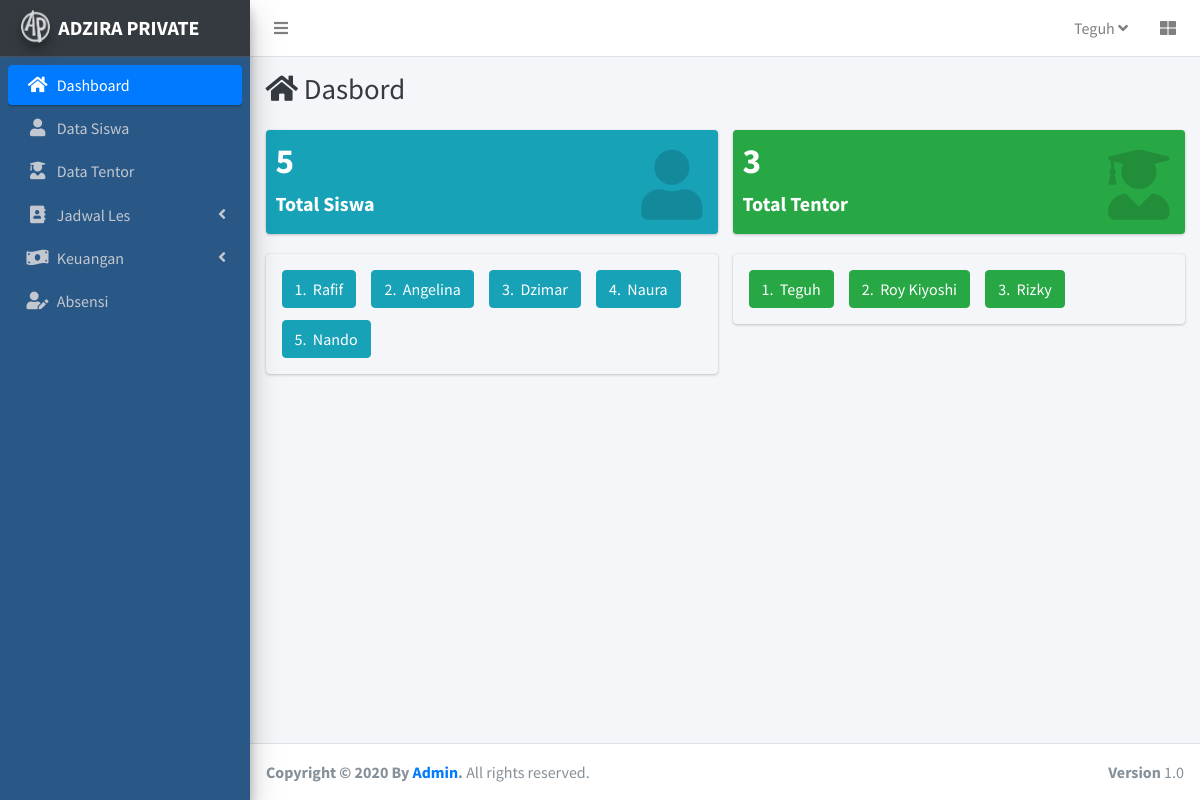
Page /index.php/c_home on the committed database.
### tables this page shows
CREATE TABLE `siswa` (
  `id_siswa` int(11) NOT NULL,
  `nama` varchar(50) NOT NULL,
  `alamat` varchar(255) NOT NULL,
  `kelas` int(3) NOT NULL,
  `tgl_lahir` date NOT NULL,
  `nama_ortu` varchar(50) NOT NULL,
  `tlp_ortu` varchar(12) NOT NULL,
  `image` varchar(50) DEFAULT NULL
);

CREATE TABLE `tentor` (
  `id_tentor` int(11) NOT NULL,
  `nama` varchar(50) NOT NULL,
  `alamat` varchar(255) NOT NULL,
  `no_tlp` varchar(13) NOT NULL,
  `bidang_keahlian` varchar(50) DEFAULT NULL,
  `sekolah` varchar(50) DEFAULT NULL,
  `jurusan` varchar(50) DEFAULT NULL,
  `semester` int(11) DEFAULT NULL,
  `image` varchar(50) DEFAULT NULL
);

### application/controllers/C_Home.php (called while the page is built, shortened)
<?php
class C_Home extends CI_Controller{
    public function __construct()
    {
        $this->load->model('Siswa_model');
        $this->load->model('Tentor_model');
    }
    public function index()
    {
        $data['judul'] = 'Dashboard';
        $data['aktifdashboard'] = 'active';
        $data['aktifsiswa'] = '';
        $data['aktiftentor'] = '';
        $data['aktifjadwal'] = '';
        $data['aktifabsensi'] = '';
        $data['aktifkeuangan'] = '';
        $data['siswa'] = $this->Siswa_model->getAllSiswa();
        $data['tentor'] = $this->Tentor_model->getAllTentor();
        $data['user'] = $this->db->get_where('admin')->row_array();
        $data['jumlahsiswa'] = $this->Siswa_model->getTotalSiswa();
        $data['jumlahtentor'] = $this->Tentor_model->getTotalTentor();
        $this->load->view('template/header',$data);
        $this->load->view('home/index',$data);
        $this->load->view('template/footer');
    }
}

### index.php (called while the page is built, shortened)
<?php
require_once BASEPATH.'core/CodeIgniter.php';

### application/models/Siswa_model.php (called while the page is built, shortened)
<?php
class Siswa_model extends CI_model{
    public function getAllSiswa()
    {
       return  $this->db->get('siswa')->result_array();
    }
}

### application/models/Tentor_model.php (called while the page is built, shortened)
<?php
class Tentor_model extends CI_model{
    public function getAllTentor()
    {
        return $this->db->get('tentor')->result_array();
    }
}

### application/views/home/index.php (the view)
<div class="content-wrapper">
  <div class="content-header">
    <div class="container-fluid">
      <div class="row mb-2">
        <div class="col-sm-6">
          <h1 class="m-0 text-dark"><i class="fas fa-home"></i>&nbsp;Dasbord</h1>
        </div>
      </div>
    </div>
  </div>
  <section class="content">
    <div class="container-fluid">
      <div class="row">
        <div class="col-lg-6 col-6">
          <div class="small-box bg-info">
            <div class="inner">
              <h3><?= $jumlahsiswa;?></h3>
              <h5 class="text-bold">Total Siswa</h5>
            </div>
            <div class="icon">
              <i class="fas fa-user"></i>
            </div>
          </div>
          <div class="small-box">
            <div class="inner">
                <?php $angka=1; foreach($siswa as $siswa) : ?>
                  <a href="<?=base_url();?>c_siswa/detail/<?= $siswa['id_siswa'];?>" class="btn btn-info" style="margin: 6px;">
                    <?= $angka++.".";?>&nbsp;&nbsp;<?= $siswa['nama'];?>
                  </a>
                <?php endforeach;?>
                    </div>
            </div>
        </div>
        <div class="col-lg-6 col-6">
          <div class="small-box bg-success">
            <div class="inner">
              <h3><?= $jumlahtentor;?></h3>
              <h5 class="text-bold">Total Tentor</h5>
            </div>
            <div class="icon">
              <i class="fas fa-user-graduate"></i>
            </div>
          </div>
          <div class="small-box">
            <div class="inner">
                <?php $angka=1; foreach($tentor as $tentor) : ?>
                  <a href="<?=base_url();?>c_tentor/detail/<?= $tentor['id_tentor'];?>" class="btn btn-success" style="margin: 6px;">
                    <?= $angka++.".";?>&nbsp;&nbsp;<?= $tentor['nama'];?>
                  </a>
                <?php endforeach;?>
            </div>
          </div>
        </div>
      </div>
    </div>
  </section>
</div>

### application/views/template/header.php (shortened to what this page needs)
<!DOCTYPE html>
<html>
<head>
  <link rel="stylesheet" href="<?= base_url();?>assetAdmin/plugins/fontawesome-free/css/all.min.css">
  <link rel="stylesheet" href="https://code.ionicframework.com/ionicons/2.0.1/css/ionicons.min.css">
  <link rel="stylesheet" href="<?= base_url();?>assetAdmin/plugins/tempusdominus-bootstrap-4/css/tempusdominus-bootstrap-4.min.css">
  <link rel="stylesheet" href="<?= base_url();?>assetAdmin/plugins/icheck-bootstrap/icheck-bootstrap.min.css">
  <link rel="stylesheet" href="<?= base_url();?>assetAdmin/plugins/jqvmap/jqvmap.min.css">
  <link rel="stylesheet" href="<?= base_url();?>assetAdmin/dist/css/adminlte.min.css">
  <link rel="stylesheet" href="<?= base_url();?>assetAdmin/dist/jos.css">
  <link rel="stylesheet" href="<?= base_url();?>assetAdmin/plugins/overlayScrollbars/css/OverlayScrollbars.min.css">
  <link rel="stylesheet" href="<?= base_url();?>assetAdmin/plugins/daterangepicker/daterangepicker.css">
  <link rel="stylesheet" href="<?= base_url();?>assetAdmin/plugins/summernote/summernote-bs4.css">
</head>
<body class="hold-transition sidebar-mini layout-fixed">
<div class="wrapper">
  <nav class="main-header navbar navbar-expand navbar-white navbar-light">
    <ul class="navbar-nav">
      <li class="nav-item">
        <a class="nav-link" data-widget="pushmenu" href="#" role="button"><i class="fas fa-bars"></i></a>
      </li>
    </ul>
    <ul class="navbar-nav ml-auto">
      <li class="nav-item dropdown">
        <a class="nav-link" data-toggle="dropdown" href="#"> <?= $user['username'];?>
          <i class="fas fa-angle-down"></i>
        </a>
      </li>
      <li class="nav-item">
        <a class="nav-link" data-widget="control-sidebar" data-slide="true" href="#" role="button">
          <i class="fas fa-th-large"></i>
        </a>
      </li>
    </ul>
  </nav>
  <aside class="main-sidebar sidebar-dark-primary elevation-4 bg-dark">
    <a href="<?= base_url();?>" class="brand-link">
      <img src="<?= base_url();?>assetAdmin/dist/img/AdminLTELogo.png" alt="AdminLTE Logo" class="brand-image img-circle elevation-3"
           style="opacity: .8">
      <span class="brand-text font-weight-bold">ADZIRA PRIVATE</span>
    </a>
    <div class="sidebar froge">
      <nav class="mt-2">
        <ul class="nav nav-pills nav-sidebar flex-column" data-widget="treeview" role="menu" data-accordion="false">
          <li class="nav-item has-treeview">
            <a href="<?= base_url();?>c_home" class="nav-link <?= $aktifdashboard;?>">
              <i class="nav-icon fas fa-home"></i>
              <p>Dashboard</p>
            </a>
          </li>
          <li class="nav-item has-treeview">
            <a href="<?= base_url();?>c_siswa" class="nav-link <?= $aktifsiswa;?>">
              <i class="nav-icon fas fa-user"></i>
              <p>Data Siswa</p>
            </a>
          </li>
          <li class="nav-item has-treeview">
            <a href="<?= base_url();?>c_tentor" class="nav-link <?= $aktiftentor;?>">
              <i class="nav-icon fas fa-user-graduate"></i>
              <p>Data Tentor</p>
            </a>
          </li>
          <li class="nav-item has-treeview">
            <a href="#" class="nav-link <?= $aktifjadwal;?>">
              <i class="nav-icon fas fa-address-book"></i>
              <p>
                Jadwal Les
                <i class="right fas fa-angle-left"></i>
              </p>
            </a>
          </li>
          <li class="nav-item has-treeview">
            <a href="#" class="nav-link <?= $aktifkeuangan;?>">
              <i class="nav-icon fas fa-money-bill-wave"></i>
              <p>
                Keuangan
                <i class="fas fa-angle-left right"></i>
              </p>
            </a>
          </li>
          <li class="nav-item has-treeview">
            <a href="<?= base_url() ;?>c_absensi" class="nav-link <?= $aktifabsensi;?>">
              <i class="nav-icon fas fa-user-edit"></i>
              <p> Absensi</p>
            </a>
          </li>
        </ul>
      </nav>
    </div>
  </aside>

### rows in the picture
siswa: nama "Rafif"
siswa: nama "Angelina"
siswa: nama "Dzimar"
siswa: nama "Naura"
siswa: nama "Nando"
tentor: nama "Teguh"
tentor: nama "Roy Kiyoshi"
tentor: nama "Rizky"

### other values in the picture
$user['username'] "Teguh"
$jumlahsiswa "5"
$jumlahtentor "3"
